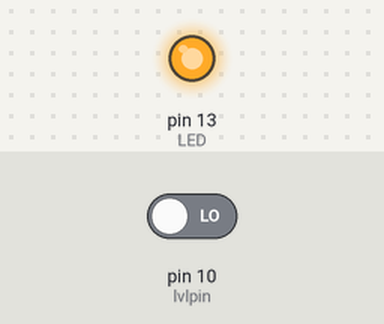
Bench run of a sketch on a simulated Arduino Uno, built with avr-gcc and run on an emulated ATmega328P. On the bench: output pins drawn as LEDs (lit = HIGH). Inputs (shaded band) come from the test bench; at power-on: pin 10 (lvlpin) LOW. What the sketch prints to the serial monitor is not drawn.

Above: at 3.1 s.
At 13.2 s:
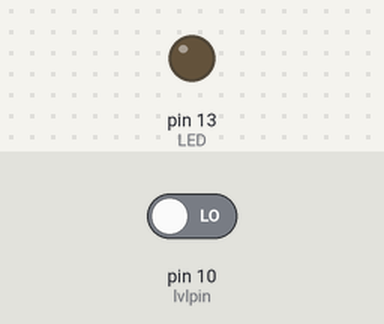
13.3 s: pin 10 (lvlpin) driven HIGH
Timing chart, 0 to 16.3 s (numbered marks = the images above; inputs shaded):
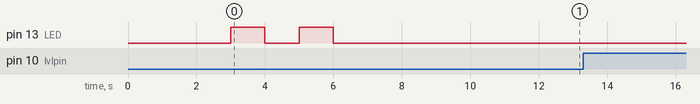

The sketch:

Mesh-Grid-Level.ino
```cpp
//used to monitor level height switch and send cut off signal to remote kill switch box. When recieve confirmation of cutoff, end sending message until level switch is reset.

///////////////////////

// We'll use SoftwareSerial to communicate with the XBee:
#include <SoftwareSerial.h>
// XBee's DOUT (TX) is connected to pin 2 (Arduino's Software RX)
// XBee's DIN (RX) is connected to pin 3 (Arduino's Software TX)
// SoftwareSerial XBee(2, 3); // RX, TX

////// VARIABLES //////

int lvlpin = 10; //liquid level switch set to Pin 10

int lvlstate = digitalRead(lvlpin);  //to handle data of current State of a switch

int bedtime = 0;

int tick8=0;

int sleeptick8s=75;   //how many sets of 8 seconds to wait before starting up again  225

////// SETUP //////

void setup() {

pinMode(lvlpin,INPUT); //define liquid level pin mode
digitalWrite(lvlpin,HIGH);  //pin reads high when not connected to ground, will read low when connected to ground

pinMode(13, OUTPUT);  //LED

//pinMode(9, OUTPUT);  //XBee sleepmode pin. High=sleep. Low-awake.

Serial.begin(9600);      //START COMMUNICATING WITH XBEE

//digitalWrite(9, LOW);                 //wake up XBee
delay(2000);                          //give it a few seconds to catch its breath

    Serial.print('A');

    digitalWrite(13, LOW);  //blink twice
    delay(1000);
    digitalWrite(13, HIGH);
    delay(1000);
    digitalWrite(13, LOW);
    delay(1000);
    digitalWrite(13, HIGH);
    delay(1000);
    digitalWrite(13, LOW);
    delay(1000);

    bedtime = 0;  //set bedtime to 0

  delay(5000);                              //wait 5 seconds
}

//// LOOP ////

void loop() {


   // read the state of the switch into a local variable:
digitalWrite(lvlpin, HIGH);
delay(2000);
  lvlstate = digitalRead(lvlpin);
  delay(10);
  lvlstate = digitalRead(lvlpin);
delay(2000);
digitalWrite(lvlpin, LOW);

  if (lvlstate == HIGH) {       //If the state of the switch is "HIGH", AKA the N.C. switch is tripped...
    Serial.print('K');   //Send the Kill Signal
    delay(5000);
  } else {               //If the switch was not "HIGH"...
    Serial.print('A');   //Send Alive Signal
    delay(5000);
  }

  bedtime=1;                           //initiate bedtime next loop

while (bedtime==1){
//    digitalWrite(9, HIGH);
 delay(8000);                             //wait 8 seconds
 tick8++;                                 //add 1 to "tick8"

//blink
    digitalWrite(13, HIGH);
    delay(500);
    digitalWrite(13, LOW);
//end blink

if (tick8>sleeptick8s){                          //after 30 minutes...
    tick8=0;
    bedtime=0;                           //end bedtime
      digitalWrite(9, LOW);

    digitalWrite(13, LOW);
    delay(1000);
    digitalWrite(13, HIGH);
    delay(1000);
    digitalWrite(13, LOW);
    delay(1000);
    digitalWrite(13, HIGH);
    delay(1000);
    digitalWrite(13, LOW);
    delay(1000);
}                                        //end tick8 if

} //end bedtime1 while

} //end main loop
```

Measured:
- after the input at 13.3 s, every drawn part: stays the same
